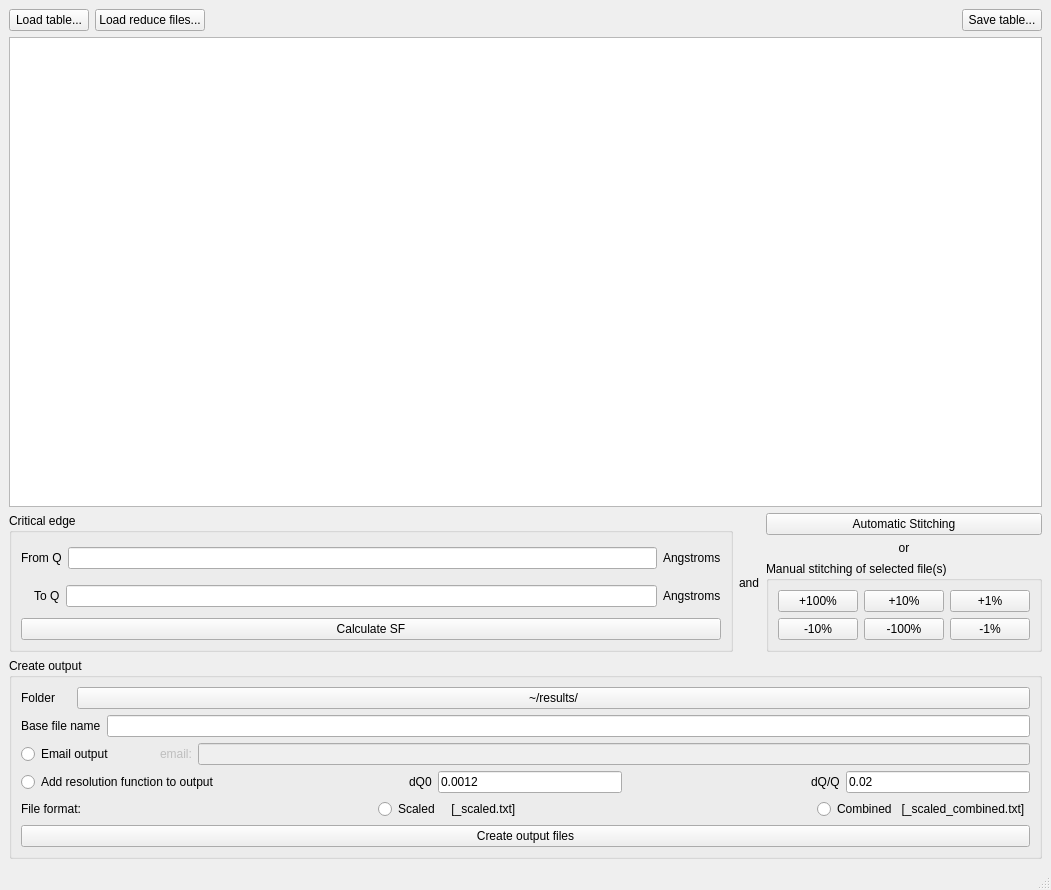
<?xml version="1.0" encoding="UTF-8"?>
<ui version="4.0">
 <class>MainWindow</class>
 <widget class="QMainWindow" name="MainWindow">
  <property name="geometry">
   <rect>
    <x>0</x>
    <y>0</y>
    <width>1051</width>
    <height>890</height>
   </rect>
  </property>
  <property name="windowTitle">
   <string>MainWindow</string>
  </property>
  <widget class="QWidget" name="centralwidget">
   <layout class="QVBoxLayout" name="verticalLayout_7">
    <item>
     <layout class="QVBoxLayout" name="verticalLayout_6">
      <item>
       <layout class="QVBoxLayout" name="verticalLayout">
        <item>
         <layout class="QHBoxLayout" name="horizontalLayout">
          <item>
           <widget class="QPushButton" name="pushButton">
            <property name="text">
             <string>Load table...</string>
            </property>
           </widget>
          </item>
          <item>
           <widget class="QPushButton" name="pushButton_2">
            <property name="text">
             <string>Load reduce files...</string>
            </property>
           </widget>
          </item>
          <item>
           <spacer name="horizontalSpacer">
            <property name="orientation">
             <enum>Qt::Horizontal</enum>
            </property>
            <property name="sizeHint" stdset="0">
             <size>
              <width>40</width>
              <height>20</height>
             </size>
            </property>
           </spacer>
          </item>
          <item>
           <widget class="QPushButton" name="pushButton_3">
            <property name="text">
             <string>Save table...</string>
            </property>
           </widget>
          </item>
         </layout>
        </item>
        <item>
         <widget class="QTableWidget" name="tableWidget"/>
        </item>
       </layout>
      </item>
      <item>
       <layout class="QHBoxLayout" name="horizontalLayout_6">
        <item>
         <widget class="QGroupBox" name="groupBox_2">
          <property name="title">
           <string>Critical edge</string>
          </property>
          <layout class="QVBoxLayout" name="verticalLayout_2">
           <item>
            <layout class="QHBoxLayout" name="horizontalLayout_4">
             <item>
              <widget class="QLabel" name="label_3">
               <property name="text">
                <string>From Q</string>
               </property>
              </widget>
             </item>
             <item>
              <widget class="QLineEdit" name="lineEdit"/>
             </item>
             <item>
              <widget class="QLabel" name="label_4">
               <property name="text">
                <string>Angstroms</string>
               </property>
              </widget>
             </item>
            </layout>
           </item>
           <item>
            <layout class="QHBoxLayout" name="horizontalLayout_5">
             <item>
              <widget class="QLabel" name="label_5">
               <property name="text">
                <string>    To Q</string>
               </property>
               <property name="alignment">
                <set>Qt::AlignLeading|Qt::AlignLeft|Qt::AlignVCenter</set>
               </property>
              </widget>
             </item>
             <item>
              <widget class="QLineEdit" name="lineEdit_2"/>
             </item>
             <item>
              <widget class="QLabel" name="label_6">
               <property name="text">
                <string>Angstroms</string>
               </property>
              </widget>
             </item>
            </layout>
           </item>
           <item>
            <widget class="QPushButton" name="pushButton_5">
             <property name="text">
              <string>Calculate SF</string>
             </property>
            </widget>
           </item>
          </layout>
         </widget>
        </item>
        <item>
         <widget class="QLabel" name="label_7">
          <property name="text">
           <string>and</string>
          </property>
         </widget>
        </item>
        <item>
         <layout class="QVBoxLayout" name="verticalLayout_4">
          <item>
           <widget class="QPushButton" name="pushButton_4">
            <property name="text">
             <string>Automatic Stitching</string>
            </property>
           </widget>
          </item>
          <item>
           <widget class="QLabel" name="label_2">
            <property name="text">
             <string>or</string>
            </property>
            <property name="alignment">
             <set>Qt::AlignCenter</set>
            </property>
           </widget>
          </item>
          <item>
           <widget class="QGroupBox" name="groupBox">
            <property name="title">
             <string>Manual stitching of selected file(s)</string>
            </property>
            <layout class="QVBoxLayout" name="verticalLayout_3">
             <item>
              <layout class="QHBoxLayout" name="horizontalLayout_2">
               <item>
                <widget class="QPushButton" name="pushButton_6">
                 <property name="text">
                  <string>+100%</string>
                 </property>
                </widget>
               </item>
               <item>
                <widget class="QPushButton" name="pushButton_7">
                 <property name="text">
                  <string>+10%</string>
                 </property>
                </widget>
               </item>
               <item>
                <widget class="QPushButton" name="pushButton_8">
                 <property name="text">
                  <string>+1%</string>
                 </property>
                </widget>
               </item>
              </layout>
             </item>
             <item>
              <layout class="QHBoxLayout" name="horizontalLayout_3">
               <item>
                <widget class="QPushButton" name="pushButton_9">
                 <property name="text">
                  <string>-10%</string>
                 </property>
                </widget>
               </item>
               <item>
                <widget class="QPushButton" name="pushButton_10">
                 <property name="text">
                  <string>-100%</string>
                 </property>
                </widget>
               </item>
               <item>
                <widget class="QPushButton" name="pushButton_11">
                 <property name="text">
                  <string>-1%</string>
                 </property>
                </widget>
               </item>
              </layout>
             </item>
            </layout>
           </widget>
          </item>
         </layout>
        </item>
       </layout>
      </item>
      <item>
       <widget class="QGroupBox" name="groupBox_3">
        <property name="title">
         <string>Create output</string>
        </property>
        <layout class="QVBoxLayout" name="verticalLayout_5">
         <item>
          <layout class="QHBoxLayout" name="horizontalLayout_7">
           <item>
            <widget class="QLabel" name="label_8">
             <property name="maximumSize">
              <size>
               <width>50</width>
               <height>16777215</height>
              </size>
             </property>
             <property name="text">
              <string>Folder</string>
             </property>
            </widget>
           </item>
           <item>
            <widget class="QPushButton" name="pushButton_12">
             <property name="text">
              <string>~/results/</string>
             </property>
            </widget>
           </item>
          </layout>
         </item>
         <item>
          <layout class="QHBoxLayout" name="horizontalLayout_8">
           <item>
            <widget class="QLabel" name="label_9">
             <property name="text">
              <string>Base file name</string>
             </property>
            </widget>
           </item>
           <item>
            <widget class="QLineEdit" name="lineEdit_3"/>
           </item>
          </layout>
         </item>
         <item>
          <layout class="QHBoxLayout" name="horizontalLayout_9">
           <item>
            <widget class="QRadioButton" name="radioButton_5">
             <property name="text">
              <string>Email output</string>
             </property>
             <property name="autoExclusive">
              <bool>false</bool>
             </property>
            </widget>
           </item>
           <item>
            <spacer name="horizontalSpacer_2">
             <property name="orientation">
              <enum>Qt::Horizontal</enum>
             </property>
             <property name="sizeType">
              <enum>QSizePolicy::Fixed</enum>
             </property>
             <property name="sizeHint" stdset="0">
              <size>
               <width>40</width>
               <height>20</height>
              </size>
             </property>
            </spacer>
           </item>
           <item>
            <widget class="QLabel" name="label_10">
             <property name="enabled">
              <bool>false</bool>
             </property>
             <property name="text">
              <string>email:</string>
             </property>
            </widget>
           </item>
           <item>
            <widget class="QLineEdit" name="lineEdit_4">
             <property name="enabled">
              <bool>false</bool>
             </property>
            </widget>
           </item>
          </layout>
         </item>
         <item>
          <layout class="QHBoxLayout" name="horizontalLayout_10">
           <item>
            <widget class="QRadioButton" name="radioButton_6">
             <property name="text">
              <string>Add resolution function to output</string>
             </property>
             <property name="autoExclusive">
              <bool>false</bool>
             </property>
            </widget>
           </item>
           <item>
            <spacer name="horizontalSpacer_3">
             <property name="orientation">
              <enum>Qt::Horizontal</enum>
             </property>
             <property name="sizeHint" stdset="0">
              <size>
               <width>40</width>
               <height>20</height>
              </size>
             </property>
            </spacer>
           </item>
           <item>
            <widget class="QLabel" name="label_11">
             <property name="text">
              <string>dQ0</string>
             </property>
            </widget>
           </item>
           <item>
            <widget class="QLineEdit" name="lineEdit_5">
             <property name="text">
              <string>0.0012</string>
             </property>
            </widget>
           </item>
           <item>
            <spacer name="horizontalSpacer_4">
             <property name="orientation">
              <enum>Qt::Horizontal</enum>
             </property>
             <property name="sizeHint" stdset="0">
              <size>
               <width>40</width>
               <height>20</height>
              </size>
             </property>
            </spacer>
           </item>
           <item>
            <widget class="QLabel" name="label_12">
             <property name="text">
              <string>dQ/Q</string>
             </property>
            </widget>
           </item>
           <item>
            <widget class="QLineEdit" name="lineEdit_6">
             <property name="text">
              <string>0.02</string>
             </property>
            </widget>
           </item>
          </layout>
         </item>
         <item>
          <layout class="QHBoxLayout" name="horizontalLayout_11">
           <item>
            <widget class="QLabel" name="label_13">
             <property name="text">
              <string>File format:</string>
             </property>
            </widget>
           </item>
           <item>
            <spacer name="horizontalSpacer_6">
             <property name="orientation">
              <enum>Qt::Horizontal</enum>
             </property>
             <property name="sizeHint" stdset="0">
              <size>
               <width>40</width>
               <height>20</height>
              </size>
             </property>
            </spacer>
           </item>
           <item>
            <widget class="QRadioButton" name="radioButton_7">
             <property name="text">
              <string>Scaled     [_scaled.txt]</string>
             </property>
             <property name="autoExclusive">
              <bool>false</bool>
             </property>
            </widget>
           </item>
           <item>
            <spacer name="horizontalSpacer_5">
             <property name="orientation">
              <enum>Qt::Horizontal</enum>
             </property>
             <property name="sizeHint" stdset="0">
              <size>
               <width>40</width>
               <height>20</height>
              </size>
             </property>
            </spacer>
           </item>
           <item>
            <widget class="QRadioButton" name="radioButton_8">
             <property name="text">
              <string>Combined   [_scaled_combined.txt]</string>
             </property>
             <property name="autoExclusive">
              <bool>false</bool>
             </property>
            </widget>
           </item>
          </layout>
         </item>
         <item>
          <widget class="QPushButton" name="pushButton_13">
           <property name="text">
            <string>Create output files</string>
           </property>
          </widget>
         </item>
        </layout>
       </widget>
      </item>
     </layout>
    </item>
   </layout>
  </widget>
  <widget class="QMenuBar" name="menubar">
   <property name="geometry">
    <rect>
     <x>0</x>
     <y>0</y>
     <width>1051</width>
     <height>22</height>
    </rect>
   </property>
  </widget>
  <widget class="QStatusBar" name="statusbar"/>
 </widget>
 <resources/>
 <connections/>
</ui>
